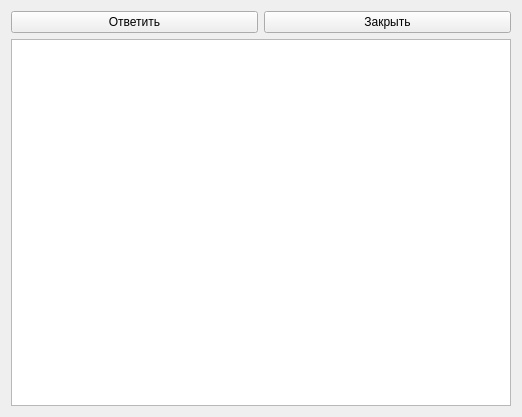
<?xml version="1.0" encoding="UTF-8"?>
<ui version="4.0">
 <class>Form</class>
 <widget class="QWidget" name="Form">
  <property name="windowModality">
   <enum>Qt::WindowModal</enum>
  </property>
  <property name="geometry">
   <rect>
    <x>0</x>
    <y>0</y>
    <width>522</width>
    <height>417</height>
   </rect>
  </property>
  <property name="windowTitle">
   <string>Просмотр сообщения</string>
  </property>
  <layout class="QVBoxLayout" name="verticalLayout_2">
   <item>
    <layout class="QVBoxLayout" name="verticalLayout">
     <item>
      <layout class="QHBoxLayout" name="horizontalLayout">
       <item>
        <widget class="QPushButton" name="AnswerButton">
         <property name="text">
          <string>Ответить</string>
         </property>
        </widget>
       </item>
       <item>
        <widget class="QPushButton" name="CloseButton">
         <property name="text">
          <string>Закрыть</string>
         </property>
        </widget>
       </item>
      </layout>
     </item>
    </layout>
   </item>
   <item>
    <widget class="QTextBrowser" name="textBrowser">
     <property name="openLinks">
      <bool>false</bool>
     </property>
    </widget>
   </item>
  </layout>
 </widget>
 <resources/>
 <connections>
  <connection>
   <sender>CloseButton</sender>
   <signal>clicked()</signal>
   <receiver>Form</receiver>
   <slot>accept()</slot>
   <hints>
    <hint type="sourcelabel">
     <x>20</x>
     <y>20</y>
    </hint>
    <hint type="destinationlabel">
     <x>20</x>
     <y>20</y>
    </hint>
   </hints>
  </connection>
 </connections>
</ui>
